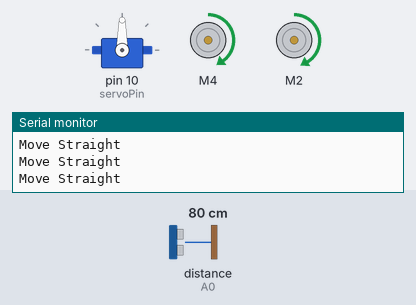
A sketch run on a simulated Arduino Uno, built with avr-gcc and run on an emulated ATmega328P. On the bench: servo, 2 × DC motor (green arrow = forward, orange = backward, longer = faster), the last lines printed to the serial monitor. Wiring (inferred from the names in the program): ultrasonic range finder: trigger A1; echo A0. The test bench sets the inputs (shaded band); at power-on: distance to the obstacle (sensor on A0) 80 cm. The echo pulse lasts 58.3 µs per cm.

Above: at 1.2 s.
1.3 s: distance to the obstacle (sensor on A0) set to 23 cm
2.8 s: distance to the obstacle (sensor on A0) set to 19 cm
At 4.1 s:
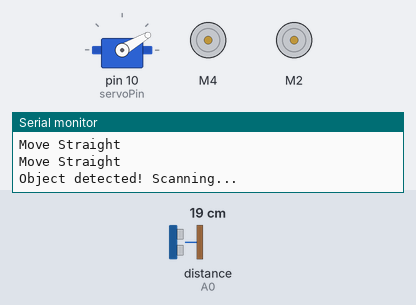
At 6.7 s:
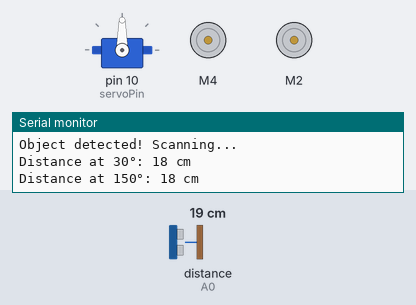
7.9 s: distance to the obstacle (sensor on A0) set to 2 cm
At 10.3 s:
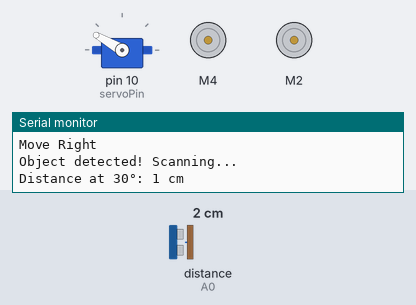
Timing chart, 0 to 11.9 s (numbered marks = the images above; inputs shaded):
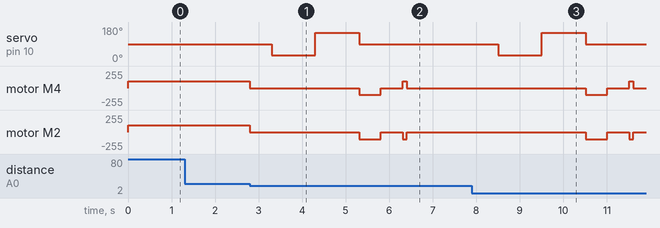

Measured:
- the behaviour switches between 21 and 20 cm on distance to the obstacle (sensor on A0) (found by bisection; images 0 and 1)
- after the input at 2.8 s, servo on pin 10 (servoPin): 90° → 30° after 0.50 s, → 150° 1.0 s later, → 90° 1.0 s later; motor M4: forward 100/255 → stopped at once, → backward 100/255 2.5 s later, → stopped 0.50 s later, → forward 100/255 0.50 s later, … (5 changes in this stretch)

The sketch:

obstactleAvoid.ino
```cpp
#include <Servo.h>
#include <Adafruit_MotorShield.h>

// Pin configuration
const int trigPin = A1;
const int echoPin = A0;
const int servoPin = 10;

// Constants
const int thresholdDistance = 20; // Threshold distance in cm
const int scanStep = 15;          // Degrees to move the servo during scanning
const int servoLeft = 30;          // Leftmost position
const int servoRight = 150;       // Rightmost position

Adafruit_MotorShield AFMS = Adafruit_MotorShield();

Adafruit_DCMotor *left = AFMS.getMotor(4);   //Left Motor
Adafruit_DCMotor *right = AFMS.getMotor(2);  //Right Motor

Servo servo1;

void setup() {
  if (!AFMS.begin()) {         // create with the default frequency 1.6KHz
  // if (!AFMS.begin(1000)) {  // OR with a different frequency, say 1KHz
    Serial.println("Could not find Motor Shield. Check wiring.");
    while (1);
  }
  Serial.println("Motor Shield found.");
  pinMode(trigPin, OUTPUT);
  pinMode(echoPin, INPUT);
  Serial.begin(9600);
  servo1.attach(servoPin);
  servo1.write(90); // Start at the center position
  left->setSpeed(100);
  left->run(RELEASE);
  right->setSpeed(105);
  right->run(RELEASE);
}

void loop() {

  int centerDistance = measureDistance();
  if (centerDistance < thresholdDistance) {
    Serial.println("Object detected! Scanning...");
    stop();
    delay(500);
    int leftDistance = scanSide(servoLeft);
    int rightDistance = scanSide(servoRight);
    servo1.write(90);
    moveBackward();
    delay(500);
    stop();
    delay(500);
    if (leftDistance > rightDistance) {
      moveLeft();
      delay(100);
      stop();
      delay(500);
      Serial.println("Move Left");
    }
    else {
      moveRight();
      delay(100);
      stop();
      delay(500);
      Serial.println("Move Right");
    }

    delay(1000);
  } else {
      moveForward();
      Serial.println("Move Straight");
  }
delay(100);
}

//Move Forward
void moveForward(){
  left->run(FORWARD);
  right->run(FORWARD);
}

//Stop
void stop(){
  left->run(RELEASE);
  right->run(RELEASE);
}

//Move Backward
void moveBackward(){
  left->run(BACKWARD);
  right->run(BACKWARD);
}

//Move Left
void moveLeft(){
  left->run(BACKWARD);
  right->run(FORWARD);
}

//Move Right
void moveRight(){
  left->run(FORWARD);
  right->run(BACKWARD);
}
// Measure distance using ultrasonic sensor
int measureDistance() {
    digitalWrite(trigPin, LOW);
    delayMicroseconds(2);
    digitalWrite(trigPin, HIGH);
    delayMicroseconds(10);
    digitalWrite(trigPin, LOW);

    long duration = pulseIn(echoPin, HIGH, 30000); // Timeout in microseconds
    int distance = duration * 0.034 / 2;          // Convert to cm

    if (distance == 0 || distance > 400) {
        return 400; // Return max distance if no object detected
    }
    return distance;
}

//Scan a side and measure distance
int scanSide(int angle) {
    servo1.write(angle);
    delay(1000); // Wait for servo to reach position
    int distance = measureDistance();
    Serial.print("Distance at ");
    Serial.print(angle);
    Serial.print("°: ");
    Serial.print(distance);
    Serial.println(" cm");
    return distance;
}
```
